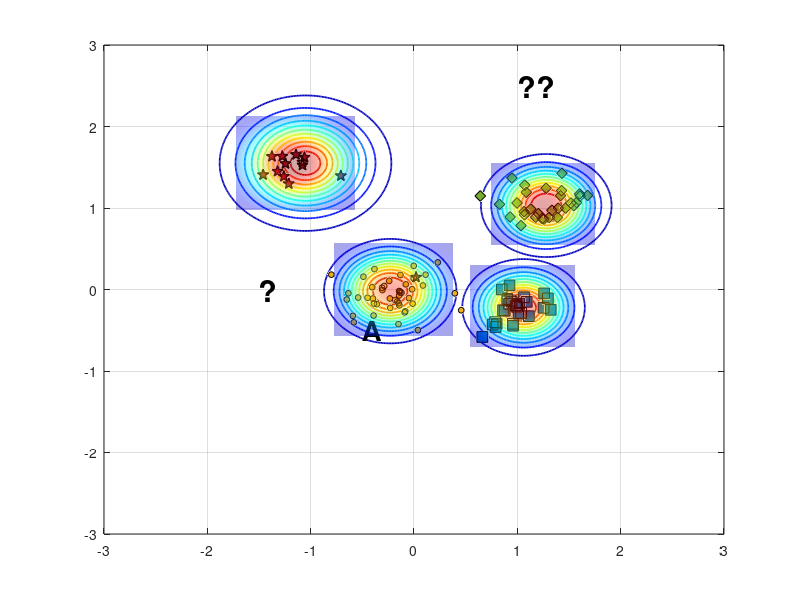

Reproduce this figure in MATLAB. (Note: this script raises an error after producing the figure.)
%% Reproduce EVM-style demo figure (no toolboxes)
clear; close all; clc; rng(7);

% ---------- 1) 合成四类二维数据 ----------
% 类中心（大致对应图中位置）
C_star  = [-1.15  1.55];   % 红色星
C_diam  = [ 1.25  1.05];   % 绿色菱形
C_square= [ 1.05 -0.20];   % 蓝色方块
C_dot   = [-0.20  0.00];   % 蓝色小点（被 A 标注影响的那簇）

% 协方差（控制每簇形状）
S = @(sx,sy,rho)[sx^2 rho*sx*sy; rho*sx*sy sy^2];
Sig_star   = S(0.18,0.20, 0.05);
Sig_diam   = S(0.22,0.18,-0.10);
Sig_square = S(0.20,0.16, 0.05);
Sig_dot    = S(0.25,0.18, 0.00);

% 从高斯采样（不用 mvnrnd）
sample = @(N,mu,SIG) (randn(N,2)*chol(SIG,'lower') + mu);

X_star   = sample(12,C_star,   Sig_star);
X_diam   = sample(30,C_diam,   Sig_diam);
X_square = sample(28,C_square, Sig_square);
X_dot    = sample(45,C_dot,    Sig_dot);

% 加一个“离群星”靠近 A（见原图左中）
X_star = [X_star; 0.02 0.15];

% ---------- 2) 底面散点与样式 ----------
figure('Color','w','Position',[100,100,800,600]);
hold on; box on; grid on;
z0 = 0; % 所有散点都放在 z=0 的平面

% 确保按照绘制顺序叠放，便于把散点置顶
set(gca,'SortMethod','childorder');

h_star   = scatter3(X_star(:,1),  X_star(:,2),  z0+zeros(size(X_star,1),1),  70, ...
        'pentagram', 'filled', 'MarkerEdgeColor','k', 'MarkerFaceColor',[0.635294 0.0784314 0.184314], 'LineWidth',1.0); % 红色五角星 #A2142F
h_diam   = scatter3(X_diam(:,1),  X_diam(:,2),  z0+zeros(size(X_diam,1),1),  60, ...
        'd', 'filled', 'MarkerEdgeColor','k', 'MarkerFaceColor',[0.466667 0.674510 0.188235]); % 绿色菱形 #77AC30
h_square = scatter3(X_square(:,1),X_square(:,2),z0+zeros(size(X_square,1),1),60, ...
        's', 'filled', 'MarkerEdgeColor','k', 'MarkerFaceColor',[0 0.447059 0.741176]); % 蓝色正方形 #0072BD
h_dot    = scatter3(X_dot(:,1),   X_dot(:,2),   z0+zeros(size(X_dot,1),1),   18, ...
        'o', 'filled', 'MarkerEdgeColor','k', 'MarkerFaceColor',[0.929412 0.694118 0.125490]); % 黄色圆形 #EDB120


% ---------- 3) ψ-model 等值环（彩色同心） ----------
% 采用带形状参的径向函数 psi(r) = exp(-(r/s)^t)
psi = @(X,Y,cx,cy,s,t) exp( - ( sqrt((X-cx).^2 + (Y-cy).^2) ./ s ).^t );

% 选几处“极端向量/代表点”（包含 A 所在）
EV = [ -0.23 -0.02 ;   % A 对应蓝点极端向量
        1.06 -0.22 ;   % 蓝方块
        1.28  1.03 ;   % 绿菱形
       -1.05  1.55 ];  % 红星
scale = [0.42, 0.36, 0.40, 0.48];   % 各自 scale
shape = [2.6,  2.2,  2.4,  2.0];    % 各自 shape

% 网格
[xg,yg] = meshgrid(linspace(-3,3,400));
colormap(jet); caxis([0 1]);

% 等高线层级（红到蓝：高到低）
levels = linspace(1.0,0.05,12);

for k = 1:size(EV,1)
    Z = psi(xg,yg,EV(k,1),EV(k,2),scale(k),shape(k));
    [~, h] = contour(xg,yg,Z,levels);    % 直接画在底面，保持颜色映射
    set(h,'LineWidth',1.25);

    % 将等高线明确压到 z=0（兼容不同 MATLAB 版本）
    ch = get(h,'Children');
    for ic = 1:numel(ch)
        zd = get(ch(ic),'ZData');
        if ~isempty(zd)
            set(ch(ic),'ZData',zeros(size(zd))); % 强制贴在 z=0
        end
    end
end

% 标出 A 与问号
text(-0.5,-0.5,0,'A','FontWeight','bold','FontSize',20,'Color','k');
text( 1, 2.5,0,'??','FontWeight','bold','FontSize',22,'Color','k');
text( -1.5,0,0,'?','FontWeight','bold','FontSize',22,'Color','k');

% ---------- 4) 上方半透明“钟形面”（表示类支持/概率） ----------
% 用四个高斯穹顶，中心与各簇一致
gauss2 = @(X,Y,cx,cy,s) exp(-((X-cx).^2 + (Y-cy).^2)/(2*s^2));
tops  = {C_star, C_diam, C_square, C_dot};
sigT  = [0.32 0.28 0.28 0.32];   % 调小 sigma，使穹顶更集中
amp   = [1.05 0.95 0.90 0.85];

% 抬高穹顶，并缩小每个穹顶的覆盖范围（为每个穹顶使用局部网格）
zlift      = 0.18;   % 统一抬高量（不改变颜色映射）
spanFactor = 1.8;    % 每个穹顶半宽 = spanFactor * sigma（越小覆盖越小）
gridN      = 121;    % 局部网格分辨率

for i=1:4
    cx = tops{i}(1); cy = tops{i}(2);
    span = spanFactor * sigT(i);
    [xgi,ygi] = meshgrid(linspace(cx - span, cx + span, gridN), ...
                         linspace(cy - span, cy + span, gridN));

    Zt = amp(i) * gauss2(xgi,ygi,cx,cy,sigT(i));
    % 用 Zt 作为颜色，Zt+zlift 作为高度，从而抬高且保留原色
    s1 = surf(xgi,ygi, Zt + zlift, Zt, 'EdgeColor','none', 'FaceAlpha',0.35);
end
shading interp; 
% camlight headlight; 
lighting gouraud;

% 将散点推到顶层
uistack([h_star h_diam h_square h_dot], 'top');

% ---------- 5) 轴、视角与观感 ----------
xlim([-2 2]); ylim([-1 3]); zlim([0 1.25]); view(47,21);
axis vis3d; daspect([1 1 0.8]);
set(gca,'FontName','Times New Roman','FontSize',12,'LineWidth',1);
% xlabel('x'); ylabel('y'); zlabel('score / \psi');

% 网格和背景风格
grid on; 
% set(gca,'GridAlpha',0.2,'MinorGridAlpha',0.2);
